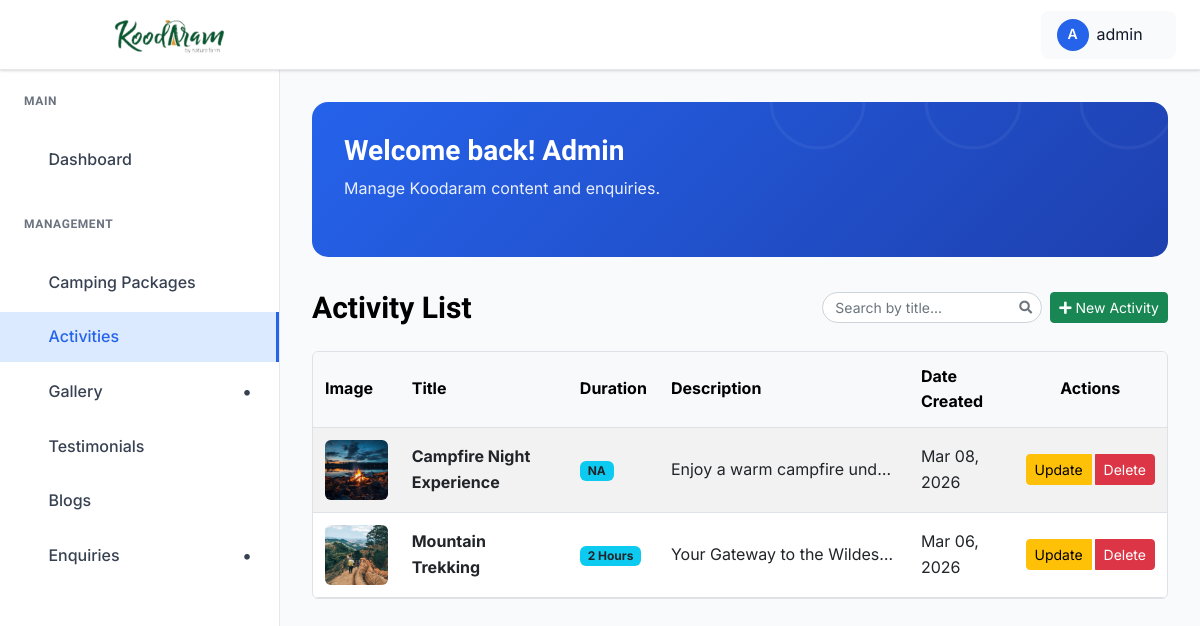
The page /dashboard/activities/ (signed in) on the database its author committed.
### koodaram_app/models.py (models this page shows, shortened)
class Activity(models.Model):
    title = models.CharField(max_length=200)
    slug = models.SlugField(unique=True, blank=True)
    description = models.TextField()
    image = models.ImageField(upload_to="activities/", help_text="Activity cover image")
    duration = models.CharField(max_length=100, blank=True, help_text="Duration (e.g., 3 Days, 2 Hours)")
    created_at = models.DateTimeField(auto_now_add=True)
    class Meta:
        ordering = ["-created_at"]
        verbose_name_plural = "Activities"

### koodaram_app/views.py (the view)
# urls.py: path("dashboard/activities/", views.admin_activity_list, name="admin_activity_list"),
@login_required(login_url="admin_login")
def admin_activity_list(request):
    activities_qs = Activity.objects.all().order_by("-created_at")
    paginator = Paginator(activities_qs, 10)
    page_number = request.GET.get("page")
    activities = paginator.get_page(page_number)
    return render(request, "admin_pages/activity_list.html", {"activities": activities})

### koodaram_app/context_processors.py (called while the page is built)
def _star_parts(rating: float) -> list[str]:
    rating = max(0.0, min(5.0, float(rating)))
    full = int(rating)
    remainder = rating - full
    half = 1 if remainder >= 0.25 and remainder < 0.75 else 0
    if remainder >= 0.75:
        full = min(5, full + 1)
    empty = max(0, 5 - full - half)
    return (["full"] * full) + (["half"] * half) + (["empty"] * empty)

def google_reviews(request) -> dict[str, Any]:
    rating = getattr(settings, "GOOGLE_REVIEW_RATING", 0.0)
    count = getattr(settings, "GOOGLE_REVIEW_COUNT", 0)
    url = getattr(settings, "GOOGLE_REVIEW_URL", "")
    return {
        "google_review_rating": rating,
        "google_review_count": count,
        "google_review_url": url,
        "google_review_stars": _star_parts(rating),
    }

### templates/admin_pages/activity_list.html (shortened to what this page needs)
{% extends "admin_pages/base.html" %}
{% load static %}
{% block content %}
<div class="dashboard__form__wraper">
    <div class="create__course__title mb-4 d-flex flex-wrap justify-content-between align-items-center gap-2">
        <h4 class="mb-0">Activity List</h4>
        <div class="d-flex align-items-center gap-2 ms-auto">
            <div class="search-box">
                <input type="text" id="activitySearchInput" class="form-control form-control-sm" placeholder="Search by title...">
            </div>
        </div>
        <a href="{% url 'activity_create' %}" class="btn btn-success btn-sm">
            <i class="fas fa-plus"></i> New Activity
        </a>
    </div>
    <div class="custom-table-container">
        <table class="table table-striped table-hover align-middle">
            <thead class="table-light">
                <tr>
                    <th scope="col">Image</th>
                    <th scope="col">Title</th>
                    <th scope="col">Duration</th>
                    <th scope="col">Description</th>
                    <th scope="col">Date Created</th>
                    <th scope="col" class="text-center">Actions</th>
                </tr>
            </thead>
            <tbody>
                {% for activity in activities %}
                <tr>
                    <td>
                        {% if activity.image %}
                        <img src="{{ activity.image.url }}" alt="{{ activity.title }}" class="img-fluid rounded"
                            width="80" height="60" style="object-fit: cover;">
                        {% else %}
                        <img src="https://via.placeholder.com/80x60?text=No+Image" alt="No Image"
                            class="img-fluid rounded" width="80" height="60">
                        {% endif %}
                    </td>
                    <td><strong>{{ activity.title }}</strong></td>
                    <td><span class="badge bg-info text-dark">{{ activity.duration }}</span></td>
                    <td class="description-cell">{{ activity.description|striptags|truncatechars:50 }}</td>
                    <td>{{ activity.created_at|date:"M d, Y" }}</td>
                    <td class="text-center">
                        <div class="btn-group" role="group">
                            <button type="button" class="btn btn-sm btn-warning me-1" data-bs-toggle="modal"
                                data-bs-target="#updateActivityModal{{ activity.id }}">
                                Update
                            </button>
                            <button type="button" class="btn btn-sm btn-danger" data-bs-toggle="modal"
                                data-bs-target="#deleteActivityModal{{ activity.id }}">
                                Delete
                            </button>
                        </div>
                    </td>
                </tr>
                {% endfor %}
            </tbody>
        </table>
    </div>
</div>
{% endblock %}

### templates/admin_pages/base.html (shortened to what this page needs)
{% load static %}
<!doctype html>
<html class="no-js" lang="en">
<head>
    <link rel="stylesheet" href="https://cdnjs.cloudflare.com/ajax/libs/toastr.js/latest/toastr.min.css">
    <link href="https://cdnjs.cloudflare.com/ajax/libs/font-awesome/5.15.4/css/all.min.css" rel="stylesheet">
    <link rel="stylesheet" href="{% static 'admin-static/assets/css/bootstrap.min.css' %}">
    <link rel="stylesheet" href="{% static 'admin-static/assets/css/icofont.min.css' %}">
    <link rel="stylesheet" href="{% static 'admin-static/assets/css/style.css' %}">
</head>
<body>
    <header class="dashboard-header">
        <div class="header-left">
            <a href="{% url 'admin_dashboard' %}" class="logo">
                <img src="{% static 'logo.png' %}" alt="Logo" style="height:200px;">
            </a>
        </div>
        <div class="header-right">
            <div class="user-profile-dropdown">
                <div class="user-profile-toggle">
                    <div class="user-avatar">
                        {{ request.user.username|first|upper }}
                    </div>
                    <span>{{ request.user.username}}</span>
                    <i class="icofont-simple-down"></i>
                </div>
            </div>
        </div>
    </header>
    <aside class="dashboard-sidebar" id="dashboardSidebar">
        <div class="sidebar-content">
            <div class="sidebar-section">
                <h6 class="sidebar-title">Main</h6>
                <ul class="sidebar-menu">
                    <li>
                        <a href="{% url 'admin_dashboard' %}"
                            class="{% if request.resolver_match.url_name == 'admin_dashboard' %}active{% endif %}">
                            <i class="icofont-dashboard"></i>
                            Dashboard
                        </a>
                    </li>
                </ul>
            </div>
            <div class="sidebar-section">
                <h6 class="sidebar-title">Management</h6>
                <ul class="sidebar-menu">
                    <li>
                        <a href="{% url 'admin_camping_package_list' %}"
                            class="{% if request.resolver_match.url_name == 'admin_camping_package_list' %}active{% endif %}">
                            <i class="icofont-quote-left"></i>
                            Camping Packages
                        </a>
                    </li>
                    <li>
                        <a href="{% url 'admin_activity_list' %}"
                            class="{% if request.resolver_match.url_name == 'admin_activity_list' %}active{% endif %}">
                            <i class="icofont-quote-left"></i>
                            Activities
                        </a>
                    </li>
                    <li
                        class="has-dropdown {% if request.resolver_match.url_name == 'list_image' or request.resolver_match.url_name == 'category_list' %}open{% endif %}">
                        <a href="#">
                            <i class="icofont-picture"></i>
                            Gallery
                        </a>
                    </li>
                    <li>
                        <a href="{% url 'review_list' %}"
                            class="{% if request.resolver_match.url_name == 'review_list' %}active{% endif %}">
                            <i class="icofont-quote-left"></i>
                            Testimonials
                        </a>
                    </li>
                    <li>
                        <a href="{% url 'admin_blog_list' %}"
                            class="{% if request.resolver_match.url_name == 'admin_blog_list' %}active{% endif %}">
                            <i class="icofont-newspaper"></i>
                            Blogs
                        </a>
                    </li>
                    <li class="has-dropdown">
                        <a href="#">
                            <i class="icofont-ui-messaging"></i>
                            Enquiries
                        </a>
                    </li>
                </ul>
            </div>
        </div>
    </aside>
    <main class="dashboard-main">
        <div class="dashboard-content">
            <div class="dashboard-banner">
                <div class="banner-content">
                    <h1 class="banner-title">Welcome back! Admin</h1>
                    <p class="banner-subtitle">Manage Koodaram content and enquiries.</p>
                </div>
            </div>
            {% block content %}{% endblock %}
        </div>
    </main>
</body>
</html>

### templates/admin_pages/base.html (style rules this page uses)
:root { --primary-blue: #2563eb; --dark-blue: #1e40af; --light-blue: #dbeafe; --sidebar-width: 280px; --header-height: 70px; --white: #ffffff; --gray-50: #f9fafb; --gray-100: #f3f4f6; --gray-200: #e5e7eb; --gray-300: #d1d5db; --gray-500: #6b7280; --gray-700: #374151; --gray-800: #1f2937; --gray-900: #111827; --shadow: 0 1px 3px 0 rgba(0, 0, 0, 0.1), 0 1px 2px 0 rgba(0, 0, 0, 0.06); --shadow-lg: 0 10px 15px -3px rgba(0, 0, 0, 0.1), 0 4px 6px -2px rgba(0, 0, 0, 0.05); }
* { margin: 0; padding: 0; box-sizing: border-box; }
body { font-family: 'Inter', 'Segoe UI', Tahoma, Geneva, Verdana, sans-serif; background-color: var(--gray-50); color: var(--gray-900); line-height: 1.6; }
.dashboard-header { position: fixed; top: 0; left: 0; right: 0; height: var(--header-height); background: var(--white); border-bottom: 1px solid var(--gray-200); box-shadow: var(--shadow); z-index: 1000; display: flex; align-items: center; padding: 0 24px; }
.header-left { display: flex; align-items: center; gap: 16px; }
.logo { display: flex; align-items: center; gap: 8px; color: var(--primary-blue); font-weight: 700; font-size: 20px; text-decoration: none; }
.logo img { padding-left: 0; width: auto; }
.header-right { margin-left: auto; display: flex; align-items: center; gap: 16px; }
.user-avatar { width: 32px; height: 32px; border-radius: 50%; background: var(--primary-blue); display: flex; align-items: center; justify-content: center; color: var(--white); font-weight: 600; font-size: 14px; }
.dashboard-sidebar { position: fixed; top: var(--header-height); left: 0; width: var(--sidebar-width); height: calc(100vh - var(--header-height)); background: var(--white); border-right: 1px solid var(--gray-200); overflow-y: auto; z-index: 999; transition: transform 0.3s ease; }
.sidebar-content { padding: 24px 0; }
.sidebar-section { margin-bottom: 32px; }
.sidebar-title { padding: 0 24px 12px; font-size: 12px; font-weight: 600; text-transform: uppercase; color: var(--gray-500); letter-spacing: 0.05em; }
.sidebar-menu { list-style: none; }
.sidebar-menu li { margin-bottom: 4px; display: block; width: 100%; }
.sidebar-menu a { display: flex; align-items: center; gap: 12px; padding: 12px 24px; color: var(--gray-700); text-decoration: none; font-weight: 500; transition: all 0.2s; position: relative; }
.sidebar-menu a.active { background: var(--light-blue); color: var(--primary-blue); border-right: 3px solid var(--primary-blue); }
.has-dropdown>a::after { content: '•'; font-family: inherit; font-weight: bold; font-size: 18px; margin-left: auto; transition: transform 0.3s ease; display: inline-block; width: 16px; text-align: center; }
.dashboard-main { margin-left: var(--sidebar-width); margin-top: var(--header-height); min-height: calc(100vh - var(--header-height)); overflow-y: auto; }
.dashboard-content { padding: 32px; }
.dashboard-banner { background: linear-gradient(135deg, var(--primary-blue) 0%, var(--dark-blue) 100%); border-radius: 16px; padding: 32px; color: var(--white); margin-bottom: 32px; position: relative; overflow: hidden; }
.dashboard-banner::before { content: ''; position: absolute; top: -50%; right: -50%; width: 100%; height: 100%; opacity: 0.5; }
.banner-content { position: relative; z-index: 1; }
.banner-title { font-size: 28px; font-weight: 700; margin-bottom: 8px; color: var(--white); }
.banner-subtitle { font-size: 16px; opacity: 0.9; margin-bottom: 24px; color: var(--white); }
.user-profile-dropdown { position: relative; margin-left: 10px; }
.user-profile-toggle { display: flex; align-items: center; gap: 8px; padding: 8px 16px; border-radius: 8px; background: var(--gray-50); cursor: pointer; transition: all 0.2s; }
.user-profile-toggle i { font-size: 12px; transition: transform 0.3s ease; }
.search-box { width: 220px; position: relative; transition: all 0.3s ease; }
.search-box input { width: 100%; border-radius: 20px; padding-left: 12px; padding-right: 32px; font-size: 14px; transition: all 0.2s ease; }
.search-box::after { content: "\f002"; font-family: "Font Awesome 5 Free"; font-weight: 900; position: absolute; right: 10px; top: 50%; transform: translateY(-50%); color: #6c757d; pointer-events: none; font-size: 13px; }
body { -webkit-user-select: none; -moz-user-select: none; -ms-user-select: none; user-select: none; }

### rows shown on the page
Activity: image (picture), title "Campfire Night Experience", duration "NA", description "Enjoy a warm campfire und…", created_at "Mar 08, 2026"
Activity: image (picture), title "Mountain Trekking", duration "2 Hours", description "Your Gateway to the Wildes…", created_at "Mar 06, 2026"

### other values the page prints
{{ request.user.username|first|upper }} "A"
{{ request.user.username }} "admin"
